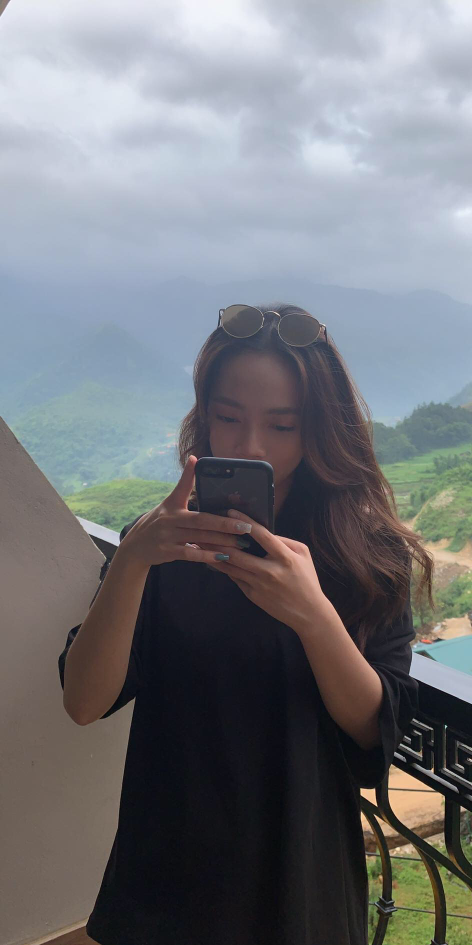
#> input picture data/dip.png, 944 x 1890 px (shown at 1/2 size)
$ python img2img.py
#> lines starting #> are read from the running program, lines starting #| are printed output that depends on the picture
### utils.py
import numpy as np
from PIL import Image, ImageFont, ImageDraw, ImageOps


def sort_chars(char_list, font, language):
#> called with language = 'chinese'
    if language == "chinese":
        char_width, char_height = font.getsize("制")
    elif language == "korean":
        char_width, char_height = font.getsize("ㅊ")
    elif language == "japanese":
        char_width, char_height = font.getsize("あ")
    elif language in ["english", "german", "french", "spanish", "italian", "portuguese", "polish"]:
        char_width, char_height = font.getsize("A")
    elif language == "russian":
        char_width, char_height = font.getsize("A")
    num_chars = min(len(char_list), 100)
    out_width = char_width * len(char_list)
    out_height = char_height
    out_image = Image.new("L", (out_width, out_height), 255)
    draw = ImageDraw.Draw(out_image)
    draw.text((0, 0), char_list, fill=0, font=font)
    cropped_image = ImageOps.invert(out_image).getbbox()
    out_image = out_image.crop(cropped_image)
    brightness = [np.mean(np.array(out_image)[:, 10 * i:10 * (i + 1)]) for i in range(len(char_list))]
    char_list = list(char_list)
    zipped_lists = zip(brightness, char_list)
    zipped_lists = sorted(zipped_lists)
    result = ""
    counter = 0
    incremental_step = (zipped_lists[-1][0] - zipped_lists[0][0]) / num_chars
    current_value = zipped_lists[0][0]
    for value, char in zipped_lists:
        if value >= current_value:
            result += char
            counter += 1
            current_value += incremental_step
        if counter == num_chars:
            break
    if result[-1] != zipped_lists[-1][1]:
        result += zipped_lists[-1][1]
    return result


def get_data(language, mode):
    if language == "general":
        from alphabets import GENERAL as character
        font = ImageFont.truetype("fonts/DejaVuSansMono-Bold.ttf", size=20)
        sample_character = "A"
        scale = 2
    elif language == "english":
        from alphabets import ENGLISH as character
        font = ImageFont.truetype("fonts/DejaVuSansMono-Bold.ttf", size=20)
        sample_character = "A"
        scale = 2
    elif language == "german":
        from alphabets import GERMAN as character
        font = ImageFont.truetype("fonts/DejaVuSansMono-Bold.ttf", size=20)
        sample_character = "A"
        scale = 2
    elif language == "french":
        from alphabets import FRENCH as character
        font = ImageFont.truetype("fonts/DejaVuSansMono-Bold.ttf", size=20)
        sample_character = "A"
        scale = 2
    elif language == "italian":
        from alphabets import ITALIAN as character
        font = ImageFont.truetype("fonts/DejaVuSansMono-Bold.ttf", size=20)
        sample_character = "A"
        scale = 2
    elif language == "polish":
        from alphabets import POLISH as character
        font = ImageFont.truetype("fonts/DejaVuSansMono-Bold.ttf", size=20)
        sample_character = "A"
        scale = 2
    elif language == "portuguese":
        from alphabets import PORTUGUESE as character
        font = ImageFont.truetype("fonts/DejaVuSansMono-Bold.ttf", size=20)
        sample_character = "A"
        scale = 2
    elif language == "spanish":
        from alphabets import SPANISH as character
        font = ImageFont.truetype("fonts/DejaVuSansMono-Bold.ttf", size=20)
        sample_character = "A"
        scale = 2
    elif language == "russian":
        from alphabets import RUSSIAN as character
        font = ImageFont.truetype("fonts/DejaVuSansMono-Bold.ttf", size=20)
        sample_character = "Ш"
        scale = 2
    elif language == "chinese":
        from alphabets import CHINESE as character
        font = ImageFont.truetype("fonts/simsun.ttc", size=10)
        sample_character = "制"
        scale = 1
    elif language == "korean":
        from alphabets import KOREAN as character
        font = ImageFont.truetype("fonts/arial-unicode.ttf", size=10)
        sample_character = "ㅊ"
        scale = 1
    elif language == "japanese":
        from alphabets import JAPANESE as character
        font = ImageFont.truetype("fonts/arial-unicode.ttf", size=10)
        sample_character = "お"
        scale = 1
    else:
        print("Invalid language")
        return None, None, None, None
    try:
        if len(character) > 1:
            char_list = character[mode]
        else:
            char_list = character["standard"]
    except:
        print("Invalid mode for {}".format(language))
        return None, None, None, None
    if language != "general":
        char_list = sort_chars(char_list, font, language)

    return char_list, font, sample_character, scale

### img2img.py
"""
@author: Viet Nguyen <nhviet1009@gmail.com>
"""
import argparse
import cv2
import numpy as np
from PIL import Image, ImageDraw, ImageOps
from utils import get_data


def get_args():
    parser = argparse.ArgumentParser("Image to ASCII")
    parser.add_argument("--input", type=str, default="data/dip.png", help="Path to input image")
    parser.add_argument("--output", type=str, default="out_put/dip_black_1.png", help="Path to output text file")
    parser.add_argument("--language", type=str, default="chinese")
    parser.add_argument("--mode", type=str, default="standard")
    parser.add_argument("--background", type=str, default="white", choices=["black", "white"],
                        help="background's color")
    parser.add_argument("--num_cols", type=int, default=300, help="number of character for output's width")
    args = parser.parse_args()
    return args


def main(opt):
    if opt.background == "white":
        bg_code = 255
    else:
        bg_code = 0
    char_list, font, sample_character, scale = get_data(opt.language, opt.mode)
    num_chars = len(char_list)
    num_cols = opt.num_cols
    image = cv2.imread(opt.input)
#> image is the input picture: shape (1890, 944, 3); mean B, G, R 124.7, 119.8, 117.7
    image = cv2.cvtColor(image, cv2.COLOR_BGR2GRAY)
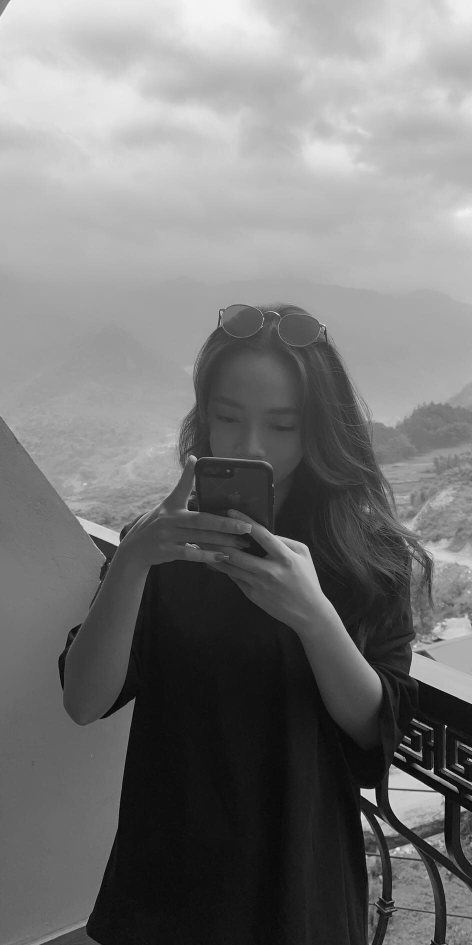
#> image: shape (1890, 944) (shown at 1/2 size); min 0, max 254, mean 119.8
    height, width = image.shape
#> height = 1890; width = 944
    cell_width = width / opt.num_cols
#> cell_width = 3.15
    cell_height = scale * cell_width
#> cell_height = 3.15
    num_rows = int(height / cell_height)
#> num_rows = 600
    if num_cols > width or num_rows > height:
        print("Too many columns or rows. Use default setting")
        cell_width = 6
        cell_height = 12
        num_cols = int(width / cell_width)
        num_rows = int(height / cell_height)
    char_width, char_height = font.getsize(sample_character)
    out_width = char_width * num_cols
    out_height = scale * char_height * num_rows
#> out_height = 7200
    out_image = Image.new("L", (out_width, out_height), bg_code)
#> out_image: PIL image 1800x7200 L; every value is 255
    print(bg_code)
    draw = ImageDraw.Draw(out_image)
    for i in range(num_rows):
        line = "".join([char_list[min(int(np.mean(image[int(i * cell_height):min(int((i + 1) * cell_height), height),
                                                  int(j * cell_width):min(int((j + 1) * cell_width),
                                                                          width)]) / 255 * num_chars), num_chars - 1)]
                        for j in
                        range(num_cols)]) + "\n"
        draw.text((0, i * char_height), line, fill=255 - bg_code, font=font)
    draw.text((1100,1100), "#Huongxaugai :))", fill=255 - bg_code)

    if opt.background == "white":
        cropped_image = ImageOps.invert(out_image).getbbox()
#> cropped_image = (0, 3, 1800, 7200)
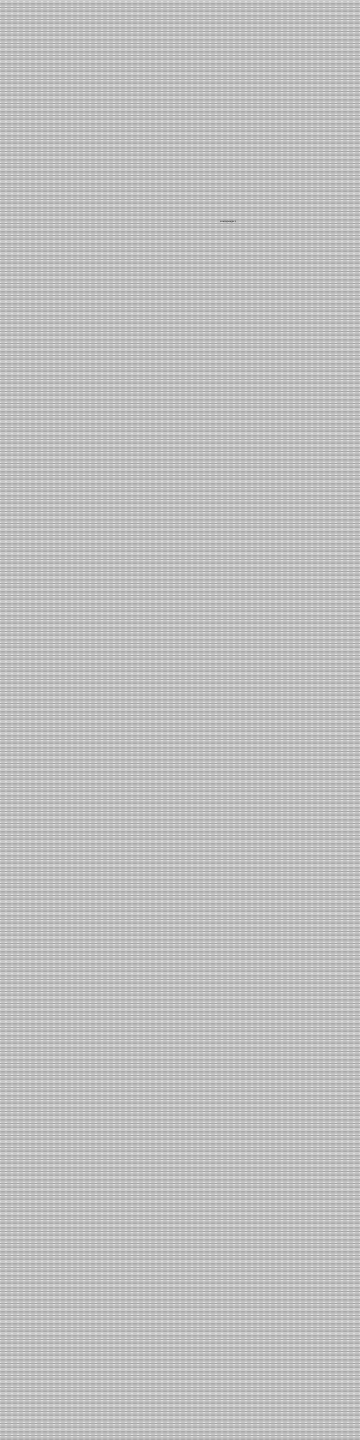
#> out_image: PIL image 1800x7200 L (shown at 1/5 size); min 0, max 255, mean 191.6
    else:
        cropped_image = out_image.getbbox()
    out_image = out_image.crop(cropped_image)
#> out_image: PIL image 1800x7197 L
    out_image.save(opt.output)


if __name__ == '__main__':
    opt = get_args()
    main(opt)

$ run again, with data/cloud.jpg saved as data/dip.png
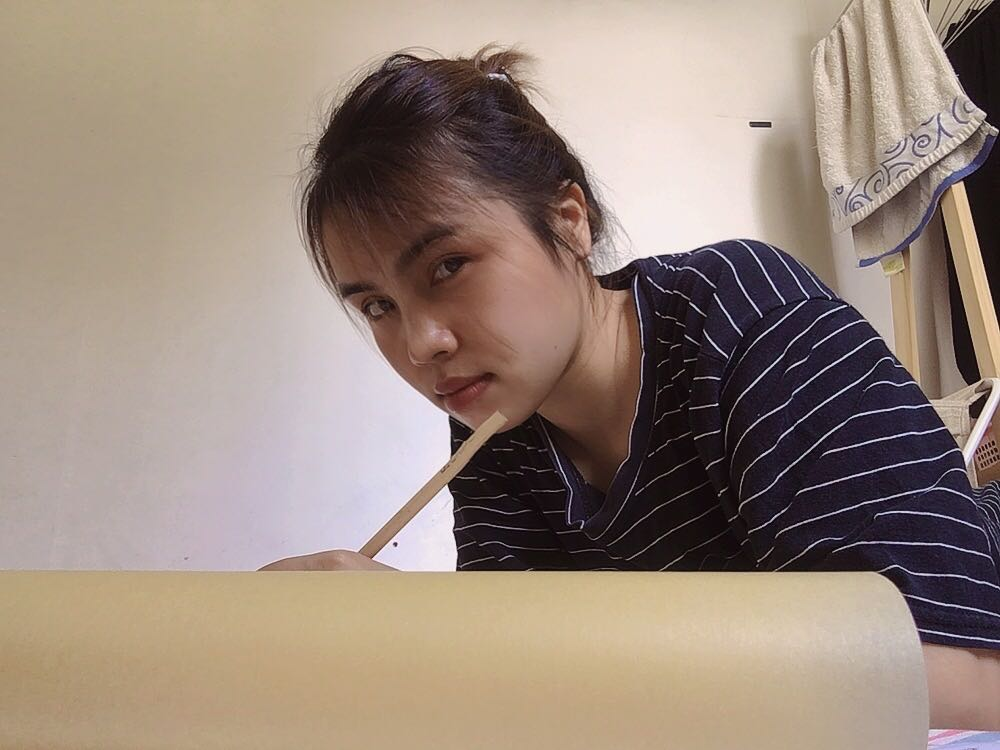
#> input picture data/cloud.jpg, 1000 x 750 px
#> in main, image is the input picture: shape (750, 1000, 3); mean B, G, R 124.2, 135.8, 153
#> in main, `image = cv2.cvtColor(image, cv2.COLOR_BGR2GRAY)`:
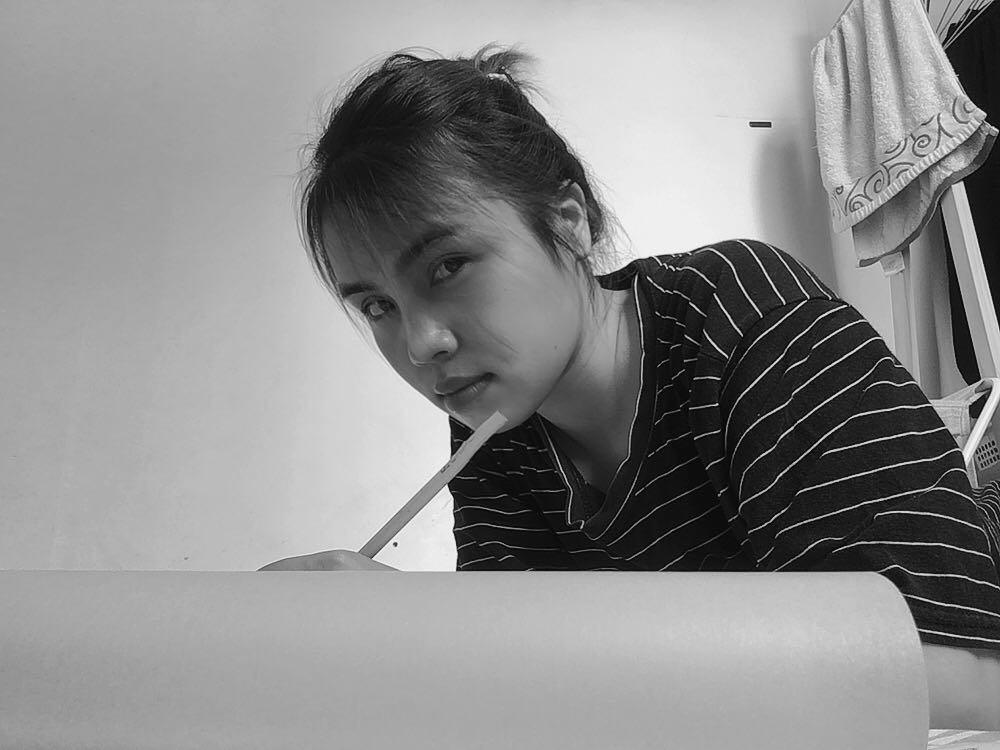
#> image: shape (750, 1000); min 1, max 253, mean 139.6
#> cropped_image = (0, 3, 1800, 2700)

$ run again, with data/cloud_1.jpg saved as data/dip.png
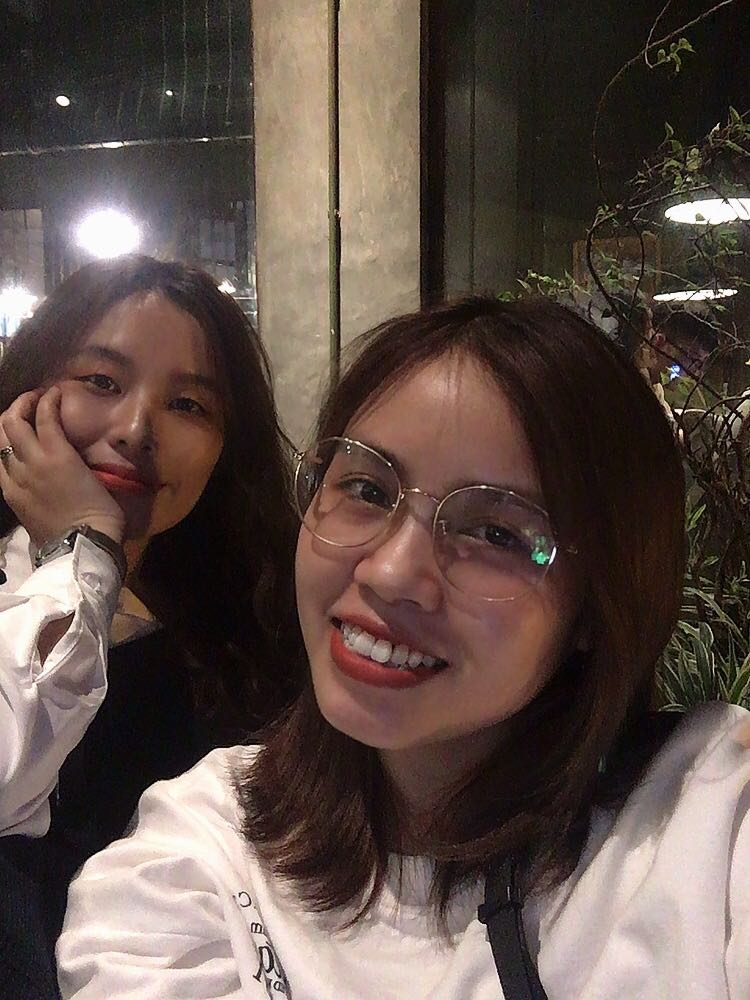
#> input picture data/cloud_1.jpg, 750 x 1000 px
#> in main, image is the input picture: shape (1000, 750, 3); mean B, G, R 72.7, 79.4, 95.1
#> in main, `image = cv2.cvtColor(image, cv2.COLOR_BGR2GRAY)`:
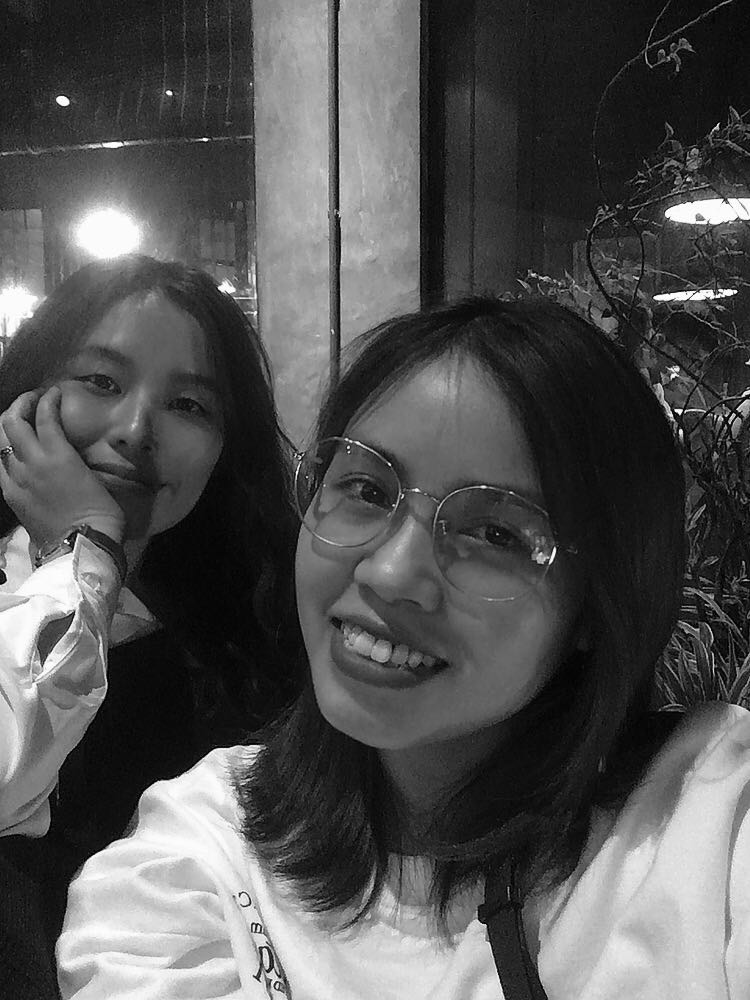
#> image: shape (1000, 750); min 0, max 255, mean 83.3
#> cropped_image = (0, 3, 1800, 4800)

$ run again, with data/huong.jpg saved as data/dip.png
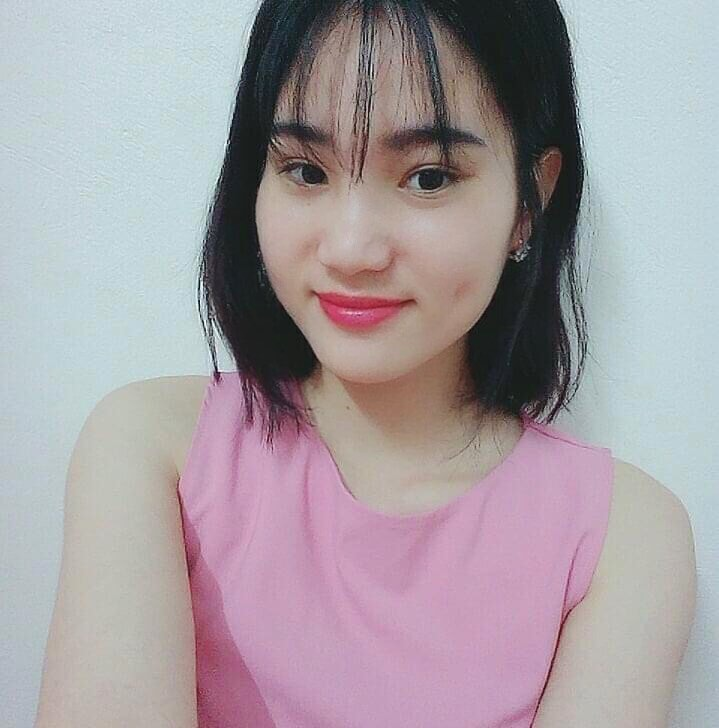
#> input picture data/huong.jpg, 719 x 728 px
#> in main, image is the input picture: shape (728, 719, 3); mean B, G, R 163, 157.7, 165.9
#> in main, `image = cv2.cvtColor(image, cv2.COLOR_BGR2GRAY)`:
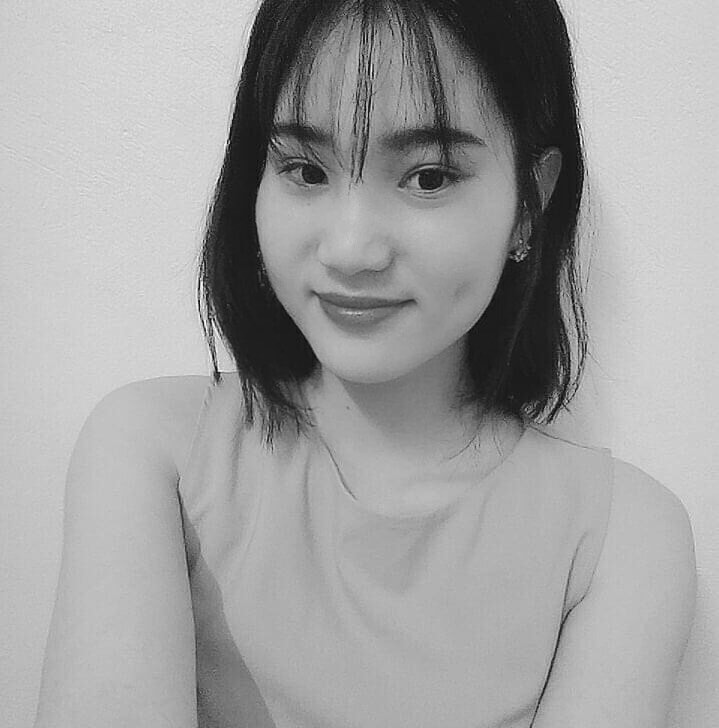
#> image: shape (728, 719); min 1, max 253, mean 160.8
#> cropped_image = (0, 3, 1800, 3636)
